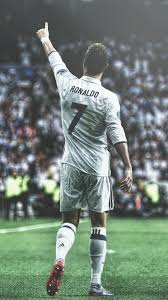
#> input picture Cr7.jpg, 168 x 300 px, found by its file name
$ python ImageCompression.py
#> lines starting #> are read from the running program, lines starting #| are printed output that depends on the picture
import numpy as np
import cv2
import matplotlib.pyplot as plt

img = cv2.imread("C:/Users/Naman/Desktop/cr7.jpg",0)
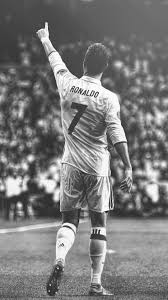
#> img: shape (300, 168); min 7, max 255, mean 121.4

a = np.asarray(img)

q = float(input("Quality Level in % \n"))
#> the answer given: 3

u,s,v = np.linalg.svd(a, full_matrices=0)
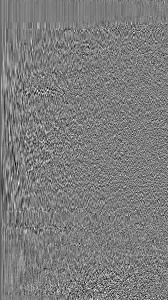
#> u: shape (300, 168) float64; min -0.295, max 0.305, mean -0.000331; drawn with min black and max white
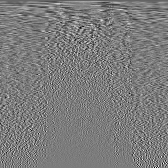
#> v: shape (168, 168) float64; min -0.394, max 0.412, mean -0.000389; drawn with min black and max white
#> s = 168 values, max 27941.6 at index 0, min 5.68 at index 167, mean 557.9

q = round((q * s.shape[0])/100)
#> q = 5

So = u.shape[0]*u.shape[1] + v.shape[0]*v.shape[1] + s.shape[0]**2
#> So = 106848
org = ((s.shape[0])**2) * (u.shape[0] + v.shape[0])
#> org = 13208832

u=u[:, 0:q]
#> u = 300 rows, first 6: [-0.0461, 0.00842, 0.0369, 0.00686, -0.01], [-0.0455, -0.000195, 0.0334, 0.00589, -0.012], [-0.0451, -0.00362, 0.0324, 0.00527, -0.0128], [-0.0448, -0.00182, 0.0327, 0.00506, -0.0131], [-0.0441, -0.00177, 0.0308, 0.00394, -0.0141], [-0.0435, -0.00136, 0.03, 0.00288, -0.0137]
v=v[0:q]
x = np.zeros((q, q), float)

for i in range(q):
    x[i][i] = s[i]
#> after the loop, x = [[27941.6, 0, 0, 0, 0], [0, 4113.2, 0, 0, 0], [0, 0, 3134.5, 0, 0], [0, 0, 0, 2888, 0], [0, 0, 0, 0, 2650.9]]

z = np.matmul(u, x)
#> z = 300 rows, first 6: [-1289.1, 34.65, 115.6, 19.81, -26.55], [-1270.9, -0.804, 104.7, 17.02, -31.73], [-1260.7, -14.91, 101.7, 15.22, -33.99], [-1251.8, -7.5, 102.5, 14.61, -34.61], [-1233, -7.28, 96.59, 11.38, -37.33], [-1215.1, -5.59, 93.96, 8.33, -36.32]
z = np.matmul(z, v)
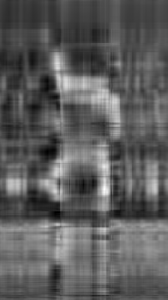
#> z: shape (300, 168) float64; min 17.65, max 303.1, mean 121.4; drawn with min black and max white

now = q**2 * (u.shape[0] + q)
#> now = 7625
Sn = u.shape[0]*q + q*v.shape[1] + q**2
#> Sn = 2365

print("Reduction in computation is ", round(((org-now)/org)*100), "%")
#| Reduction in computation is  100 %
print("Reduction in space is", round(((So-Sn)/So)*100), "%")
#| Reduction in space is 98 %

plt.imshow(z, cmap='gray')
